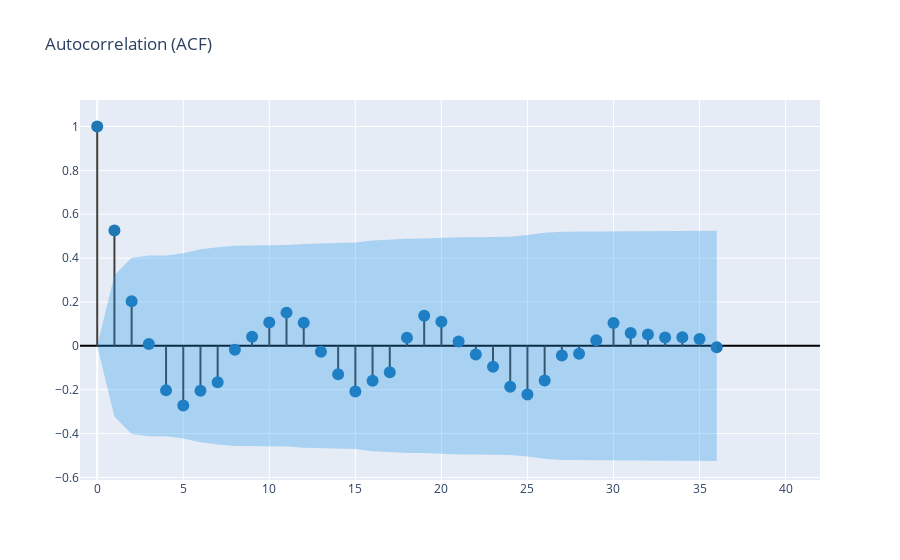

The notebook cell saved with this chart:
### Code cell
create_corr_plot(df_train['Cost_PwrTransform'])
# create_corr_plot(df_sys_M["Cost"][dict_train.get("Y2019_M"):-FC])

### Figure 1 — Plotly figure (JSON) as saved in the notebook; plotly's stock layout.template omitted (floating-point values rounded to 4 significant figures)
{"data": [{"line": {"color": "#3f3f3f"}, "mode": "lines", "showlegend": false, "type": "scatter", "x": [0, 0], "y": [0, 1]}, {"line": {"color": "#3f3f3f"}, "mode": "lines", "showlegend": false, "type": "scatter", "x": [1, 1], "y": [0, 0.5255]}, {"line": {"color": "#3f3f3f"}, "mode": "lines", "showlegend": false, "type": "scatter", "x": [2, 2], "y": [0, 0.2038]}, {"line": {"color": "#3f3f3f"}, "mode": "lines", "showlegend": false, "type": "scatter", "x": [3, 3], "y": [0, 0.008555]}, {"line": {"color": "#3f3f3f"}, "mode": "lines", "showlegend": false, "type": "scatter", "x": [4, 4], "y": [0, -0.203]}, {"line": {"color": "#3f3f3f"}, "mode": "lines", "showlegend": false, "type": "scatter", "x": [5, 5], "y": [0, -0.2717]}, {"line": {"color": "#3f3f3f"}, "mode": "lines", "showlegend": false, "type": "scatter", "x": [6, 6], "y": [0, -0.2047]}, {"line": {"color": "#3f3f3f"}, "mode": "lines", "showlegend": false, "type": "scatter", "x": [7, 7], "y": [0, -0.1665]}, {"line": {"color": "#3f3f3f"}, "mode": "lines", "showlegend": false, "type": "scatter", "x": [8, 8], "y": [0, -0.01791]}, {"line": {"color": "#3f3f3f"}, "mode": "lines", "showlegend": false, "type": "scatter", "x": [9, 9], "y": [0, 0.04187]}, {"line": {"color": "#3f3f3f"}, "mode": "lines", "showlegend": false, "type": "scatter", "x": [10, 10], "y": [0, 0.1062]}, {"line": {"color": "#3f3f3f"}, "mode": "lines", "showlegend": false, "type": "scatter", "x": [11, 11], "y": [0, 0.1514]}, {"line": {"color": "#3f3f3f"}, "mode": "lines", "showlegend": false, "type": "scatter", "x": [12, 12], "y": [0, 0.1054]}, {"line": {"color": "#3f3f3f"}, "mode": "lines", "showlegend": false, "type": "scatter", "x": [13, 13], "y": [0, -0.02674]}, {"line": {"color": "#3f3f3f"}, "mode": "lines", "showlegend": false, "type": "scatter", "x": [14, 14], "y": [0, -0.1299]}, {"line": {"color": "#3f3f3f"}, "mode": "lines", "showlegend": false, "type": "scatter", "x": [15, 15], "y": [0, -0.2078]}, {"line": {"color": "#3f3f3f"}, "mode": "lines", "showlegend": false, "type": "scatter", "x": [16, 16], "y": [0, -0.1592]}, {"line": {"color": "#3f3f3f"}, "mode": "lines", "showlegend": false, "type": "scatter", "x": [17, 17], "y": [0, -0.1201]}, {"line": {"color": "#3f3f3f"}, "mode": "lines", "showlegend": false, "type": "scatter", "x": [18, 18], "y": [0, 0.03672]}, {"line": {"color": "#3f3f3f"}, "mode": "lines", "showlegend": false, "type": "scatter", "x": [19, 19], "y": [0, 0.1374]}, {"line": {"color": "#3f3f3f"}, "mode": "lines", "showlegend": false, "type": "scatter", "x": [20, 20], "y": [0, 0.1099]}, {"line": {"color": "#3f3f3f"}, "mode": "lines", "showlegend": false, "type": "scatter", "x": [21, 21], "y": [0, 0.02027]}, {"line": {"color": "#3f3f3f"}, "mode": "lines", "showlegend": false, "type": "scatter", "x": [22, 22], "y": [0, -0.0393]}, {"line": {"color": "#3f3f3f"}, "mode": "lines", "showlegend": false, "type": "scatter", "x": [23, 23], "y": [0, -0.09508]}, {"line": {"color": "#3f3f3f"}, "mode": "lines", "showlegend": false, "type": "scatter", "x": [24, 24], "y": [0, -0.1864]}, {"line": {"color": "#3f3f3f"}, "mode": "lines", "showlegend": false, "type": "scatter", "x": [25, 25], "y": [0, -0.222]}, {"line": {"color": "#3f3f3f"}, "mode": "lines", "showlegend": false, "type": "scatter", "x": [26, 26], "y": [0, -0.1582]}, {"line": {"color": "#3f3f3f"}, "mode": "lines", "showlegend": false, "type": "scatter", "x": [27, 27], "y": [0, -0.04399]}, {"line": {"color": "#3f3f3f"}, "mode": "lines", "showlegend": false, "type": "scatter", "x": [28, 28], "y": [0, -0.0365]}, {"line": {"color": "#3f3f3f"}, "mode": "lines", "showlegend": false, "type": "scatter", "x": [29, 29], "y": [0, 0.02563]}, {"line": {"color": "#3f3f3f"}, "mode": "lines", "showlegend": false, "type": "scatter", "x": [30, 30], "y": [0, 0.1042]}, {"line": {"color": "#3f3f3f"}, "mode": "lines", "showlegend": false, "type": "scatter", "x": [31, 31], "y": [0, 0.0585]}, {"line": {"color": "#3f3f3f"}, "mode": "lines", "showlegend": false, "type": "scatter", "x": [32, 32], "y": [0, 0.05219]}, {"line": {"color": "#3f3f3f"}, "mode": "lines", "showlegend": false, "type": "scatter", "x": [33, 33], "y": [0, 0.03753]}, {"line": {"color": "#3f3f3f"}, "mode": "lines", "showlegend": false, "type": "scatter", "x": [34, 34], "y": [0, 0.03872]}, {"line": {"color": "#3f3f3f"}, "mode": "lines", "showlegend": false, "type": "scatter", "x": [35, 35], "y": [0, 0.03166]}, {"line": {"color": "#3f3f3f"}, "mode": "lines", "showlegend": false, "type": "scatter", "x": [36, 36], "y": [0, -0.006514]}, {"marker": {"color": "#1f77b4", "size": 12}, "mode": "markers", "showlegend": false, "type": "scatter", "x": [0, 1, 2, 3, 4, 5, 6, 7, 8, 9, 10, 11, 12, 13, 14, 15, 16, 17, 18, 19, 20, 21, 22, 23, 24, 25, 26, 27, 28, 29, 30, 31, 32, 33, 34, 35, 36], "y": [1, 0.5255, 0.2038, 0.008555, -0.203, -0.2717, -0.2047, -0.1665, -0.01791, 0.04187, 0.1062, 0.1514, 0.1054, -0.02674, -0.1299, -0.2078, -0.1592, -0.1201, 0.03672, 0.1374, 0.1099, 0.02027, -0.0393, -0.09508, -0.1864, -0.222, -0.1582, -0.04399, -0.0365, 0.02563, 0.1042, 0.0585, 0.05219, 0.03753, 0.03872, 0.03166, -0.006514]}, {"line": {"color": "rgba(255,255,255,0)"}, "mode": "lines", "showlegend": false, "type": "scatter", "x": [0, 1, 2, 3, 4, 5, 6, 7, 8, 9, 10, 11, 12, 13, 14, 15, 16, 17, 18, 19, 20, 21, 22, 23, 24, 25, 26, 27, 28, 29, 30, 31, 32, 33, 34, 35, 36], "y": [0, 0.3222, 0.4015, 0.4121, 0.4121, 0.4223, 0.4401, 0.4499, 0.4562, 0.4563, 0.4567, 0.4593, 0.4644, 0.4669, 0.4671, 0.4708, 0.4802, 0.4857, 0.4887, 0.489, 0.493, 0.4955, 0.4956, 0.496, 0.4978, 0.505, 0.5151, 0.5201, 0.5205, 0.5207, 0.5209, 0.523, 0.5237, 0.5243, 0.5245, 0.5248, 0.525]}, {"fill": "tonexty", "fillcolor": "rgba(32, 146, 230,0.3)", "line": {"color": "rgba(255,255,255,0)"}, "mode": "lines", "showlegend": false, "type": "scatter", "x": [0, 1, 2, 3, 4, 5, 6, 7, 8, 9, 10, 11, 12, 13, 14, 15, 16, 17, 18, 19, 20, 21, 22, 23, 24, 25, 26, 27, 28, 29, 30, 31, 32, 33, 34, 35, 36], "y": [0, -0.3222, -0.4015, -0.4121, -0.4121, -0.4223, -0.4401, -0.4499, -0.4562, -0.4563, -0.4567, -0.4593, -0.4644, -0.4669, -0.4671, -0.4708, -0.4802, -0.4857, -0.4887, -0.489, -0.493, -0.4955, -0.4956, -0.496, -0.4978, -0.505, -0.5151, -0.5201, -0.5205, -0.5207, -0.5209, -0.523, -0.5237, -0.5243, -0.5245, -0.5248, -0.525]}], "layout": {"title": {"text": "Autocorrelation (ACF)"}, "xaxis": {"range": [-1, 42]}, "yaxis": {"zerolinecolor": "#000000"}}}
